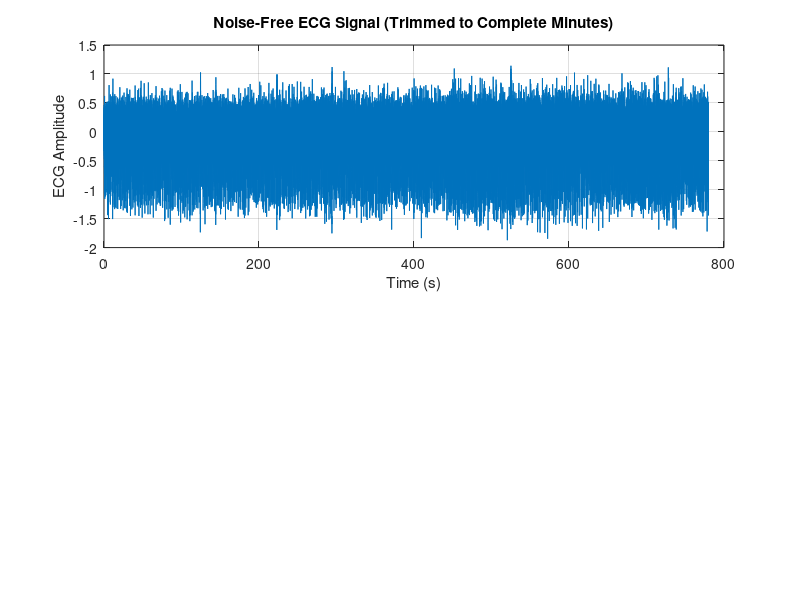

The MATLAB source for this figure: (Note: this script raises an error after producing the figure.)
% Load and plot the ECG signal
load('E3.mat');
Fs = 128;

% Calculate how many complete minutes of data we want
samples_per_minute = 60 * Fs;
total_complete_minutes = floor(length(E3)/(samples_per_minute));
samples_to_keep = total_complete_minutes * samples_per_minute;

% Trim the signal to exact multiple of minutes
E3_trimmed = E3(1:samples_to_keep);

% Create time vector for trimmed signal
t = (0:length(E3_trimmed)-1)/Fs;

% Figure 1: Plot full trimmed ECG signal
figure;
subplot(2,1,1);
plot(t, E3_trimmed);
xlabel('Time (s)');
ylabel('ECG Amplitude');
title('Noise-Free ECG Signal (Trimmed to Complete Minutes)');
grid on;

% Improved R-peak detection
% First find all R-peaks at once with adaptive threshold
window_duration = 5; % 5 seconds for calculating local statistics
window_samples = window_duration * Fs;
signal_length = length(E3_trimmed);
threshold = zeros(size(E3_trimmed));

% Calculate adaptive threshold
for i = 1:window_samples:signal_length
    window_end = min(i + window_samples - 1, signal_length);
    window_data = E3_trimmed(i:window_end);
    threshold(i:window_end) = mean(window_data) + 1.5*std(window_data);
end

% Find R-peaks using the adaptive threshold
[pks, R_locs] = findpeaks(E3_trimmed, ...
    'MinPeakHeight', mean(threshold), ...
    'MinPeakDistance', 0.25*Fs);  % Minimum 0.5 seconds between peaks

% Calculate BPM values for each minute
total_minutes = total_complete_minutes;
bpmVals = zeros(1, total_minutes);

% Overlay R-peak detection on the ECG plot
subplot(2,1,1);
hold on;
plot(t(R_locs), E3_trimmed(R_locs), 'ro', 'MarkerSize', 8);
title(sprintf('ECG Signal with Detected R-peaks (Total: %d)', length(R_locs)));

for minute = 1:total_minutes
    % Time window for current minute
    start_sample = (minute-1) * 60 * Fs + 1;
    end_sample = minute * 60 * Fs;
    
    % Find R-peaks within this minute
    minute_peaks = R_locs((R_locs >= start_sample) & (R_locs <= end_sample));
    
    % Calculate BPM for this minute
    if length(minute_peaks) > 1
        RR_intervals = diff(minute_peaks) / Fs;  % Convert to seconds
        avg_RR = mean(RR_intervals);
        bpmVals(minute) = 60 / avg_RR;
        
        % Print number of R-peaks detected in this minute
        fprintf('Minute %d: %d R-peaks detected, BPM = %.1f\n', ...
            minute, length(minute_peaks), bpmVals(minute));
    else
        if minute > 1
            bpmVals(minute) = bpmVals(minute-1);
            fprintf('Warning: Less than 2 R-peaks detected in minute %d, using previous value\n', minute);
        else
            bpmVals(minute) = 0;
            fprintf('Warning: Less than 2 R-peaks detected in minute %d\n', minute);
        end
    end
end

% Calculate average BPM
avgBPM = mean(bpmVals);

% Figure 1 (continued): Plot heart rate
subplot(2,1,2);
time_mins = 1:total_minutes;
plot(time_mins, bpmVals, 'b-o', 'LineWidth', 2);
hold on;
plot([1 total_minutes], [avgBPM avgBPM], 'r--', 'LineWidth', 1.5);
grid on;
xlabel('Time (minutes)');
ylabel('Heart Rate (BPM)');
title('Heart Rate Over Time');
legend('Heart Rate', sprintf('Average: %.1f BPM', avgBPM));

% Adjust figure layout
set(gcf, 'Position', [100 100 800 600]);
subplot(2,1,1); box on;
subplot(2,1,2); box on;

% Print summary statistics
fprintf('\nECG Analysis Summary:\n');
fprintf('Total duration: %d complete minutes\n', total_minutes);
fprintf('Total R-peaks detected: %d\n', length(R_locs));
fprintf('Average R-peaks per minute: %.1f\n', length(R_locs)/total_minutes);
fprintf('Average heart rate: %.1f BPM\n', avgBPM);
fprintf('Min heart rate: %.1f BPM\n', min(bpmVals));
fprintf('Max heart rate: %.1f BPM\n', max(bpmVals));

% Add new code for plotting individual minutes
minutes_to_plot = total_minutes;
samples_per_minute = 60 * Fs;

for minute = 1:minutes_to_plot
    % Create a new figure for each minute
    figure;
    
    % Calculate time range for this minute
    start_sample = (minute-1) * samples_per_minute + 1;
    end_sample = minute * samples_per_minute;
    time_range = t(start_sample:end_sample);
    
    % Plot ECG signal for this minute
    plot(time_range, E3_trimmed(start_sample:end_sample), 'b');
    hold on;
    
    % Find and plot R-peaks for this minute
    minute_peaks = R_locs((R_locs >= start_sample) & (R_locs <= end_sample));
    plot(t(minute_peaks), E3_trimmed(minute_peaks), 'ro', 'MarkerSize', 8);
    
    % Add labels and title
    xlabel('Time (s)');
    ylabel('ECG Amplitude');
    title(sprintf('Minute %d - ECG Signal with R-peaks (BPM: %.1f)', ...
        minute, bpmVals(minute)));
    grid on;
    
    % Add text box with statistics for this minute
    stats_text = sprintf('R-peaks detected: %d\nBPM: %.1f', ...
        length(minute_peaks), bpmVals(minute));
    annotation('textbox', [0.7 0.7 0.2 0.2], ...
        'String', stats_text, ...
        'FitBoxToText', 'on', ...
        'BackgroundColor', 'white');
    
    % Set consistent y-axis limits across all minutes
    ylim([min(E3_trimmed) max(E3_trimmed)]);
    
    % Adjust figure size and position
    set(gcf, 'Position', [100 100 800 400]);
end
